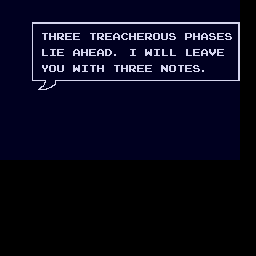

A level layout from a 2D game, rendered from its tile map. Below: a short description, then the map file with its tile-grid data intact:
An orthogonal 32x32 tile map with 8x8 px tiles, 1 tile layer (Tile Layer 1).

<map version="1.10" tiledversion="1.11.2" orientation="orthogonal" renderorder="right-down" width="32" height="32" tilewidth="8" tileheight="8" infinite="0" nextlayerid="2" nextobjectid="1">
 <editorsettings>
  <export target="diaFive.c" format="gba" />
 </editorsettings>
 <tileset firstgid="1" source="dialogueFont.tsx" />
 <layer id="1" name="Tile Layer 1" width="32" height="32">
  <data encoding="csv">
258,258,258,258,258,258,258,258,258,258,258,258,258,258,258,258,258,258,258,258,258,258,258,258,258,258,258,258,258,258,0,0,
258,258,258,258,258,258,258,258,258,258,258,258,258,258,258,258,258,258,258,258,258,258,258,258,258,258,258,258,258,258,0,0,
258,258,258,258,297,298,297,298,297,298,297,298,297,298,297,298,297,298,297,298,297,298,297,298,297,298,297,298,297,297,0,0,
258,258,258,258,228,273,273,273,273,273,273,273,273,273,273,273,273,273,273,273,273,273,273,273,273,273,273,273,273,293,0,0,
258,258,258,258,228,135,104,133,101,101,226,135,133,101,97,99,104,101,133,130,136,134,258,131,104,97,134,101,134,325,0,0,
258,258,258,258,228,299,300,433,434,377,371,372,261,442,378,379,433,434,273,273,273,258,258,273,273,273,273,273,273,293,0,0,
258,258,258,258,228,108,105,101,258,97,104,101,97,100,166,226,105,258,138,105,108,108,258,108,101,97,137,101,273,325,0,0,
258,258,258,258,228,273,273,488,273,273,465,465,465,465,465,465,273,273,273,273,273,273,273,273,273,273,273,273,273,293,0,0,
290,290,290,290,228,140,130,136,258,138,105,135,104,258,135,104,133,101,101,258,129,130,135,101,134,166,258,258,258,325,0,0,
290,290,290,290,228,273,273,273,273,273,273,273,273,273,273,273,273,273,273,273,273,273,273,273,273,273,273,273,273,293,0,0,
290,290,290,290,358,359,360,361,362,362,361,362,361,362,361,362,361,362,361,362,361,362,361,362,361,362,361,362,361,362,0,0,
290,290,290,290,390,391,392,393,394,273,273,273,273,273,273,273,273,273,273,273,273,273,273,273,273,273,273,273,273,273,0,0,
290,290,290,290,290,290,290,290,290,290,290,290,290,290,290,290,290,290,290,290,290,290,290,290,290,290,290,290,273,273,0,0,
290,290,290,290,290,290,290,290,290,290,290,290,290,290,290,290,290,290,290,290,290,290,290,290,290,290,290,290,273,273,0,0,
290,290,290,290,290,290,290,290,290,290,290,290,290,290,290,290,290,290,290,290,290,290,290,290,290,290,290,290,273,273,0,0,
290,290,290,290,290,290,290,290,290,290,290,290,290,290,290,290,290,290,290,290,290,290,290,290,290,290,290,290,273,273,0,0,
290,290,290,290,290,290,290,290,290,290,290,290,290,290,290,290,290,290,290,290,290,290,290,290,290,290,290,290,273,273,0,0,
290,290,290,290,290,290,290,290,290,290,290,290,290,290,290,290,290,290,290,290,290,290,290,290,290,290,290,290,273,273,0,0,
290,290,290,290,290,290,290,290,290,290,290,290,290,290,290,290,290,290,290,290,290,290,290,290,290,290,290,290,273,273,0,0,
273,273,273,273,273,273,273,273,273,273,273,273,273,273,273,273,273,273,273,273,273,273,273,273,273,273,273,273,273,273,0,0,
0,0,0,0,0,0,0,0,0,0,0,0,0,0,0,0,0,0,0,0,0,0,0,0,0,0,0,0,0,0,0,0,
0,0,0,0,0,0,0,0,0,0,0,0,0,0,0,0,0,0,0,0,0,0,0,0,0,0,0,0,0,0,0,0,
0,0,0,0,0,0,0,0,0,0,0,0,0,0,0,0,0,0,0,0,0,0,0,0,0,0,0,0,0,0,0,0,
0,0,0,0,0,0,0,0,0,0,0,0,0,0,0,0,0,0,0,0,0,0,0,0,0,0,0,0,0,0,0,0,
0,0,0,0,0,0,0,0,0,0,0,0,0,0,0,0,0,0,0,0,0,0,0,0,0,0,0,0,0,0,0,0,
0,0,0,0,0,0,0,0,0,0,0,0,0,0,0,0,0,0,0,0,0,0,0,0,0,0,0,0,0,0,0,0,
0,0,0,0,0,0,0,0,0,0,0,0,0,0,0,0,0,0,0,0,0,0,0,0,0,0,0,0,0,0,0,0,
0,0,0,0,0,0,0,0,0,0,0,0,0,0,0,0,0,0,0,0,0,0,0,0,0,0,0,0,0,0,0,0,
0,0,0,0,0,0,0,0,0,0,0,0,0,0,0,0,0,0,0,0,0,0,0,0,0,0,0,0,0,0,0,0,
0,0,0,0,0,0,0,0,0,0,0,0,0,0,0,0,0,0,0,0,0,0,0,0,0,0,0,0,0,0,0,0,
0,0,0,0,0,0,0,0,0,0,0,0,0,0,0,0,0,0,0,0,0,0,0,0,0,0,0,0,0,0,0,0,
0,0,0,0,0,0,0,0,0,0,0,0,0,0,0,0,0,0,0,0,0,0,0,0,0,0,0,0,0,0,0,0
</data>
 </layer>
</map>
